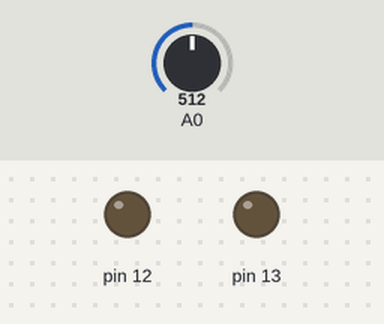
Bench run of a sketch on a simulated Arduino Uno, built with avr-gcc and run on an emulated ATmega328P. Parts: output pins drawn as LEDs (lit = HIGH). The inputs (shaded band) are chosen by the test bench; at power-on: A0 = 512.

Above: at 1.2 s.
1.3 s: A0 set to 720
2.8 s: A0 set to 741
At 3.6 s:
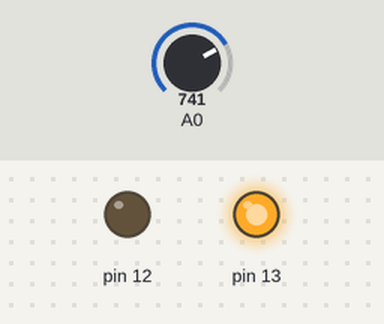
4.3 s: A0 set to 716
At 4.7 s:
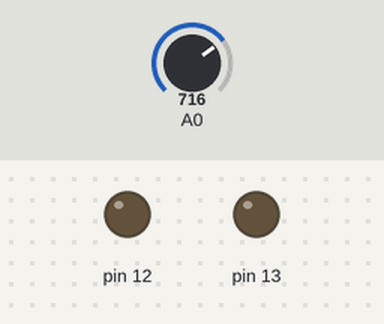
5.8 s: A0 set to 900
At 7.0 s:
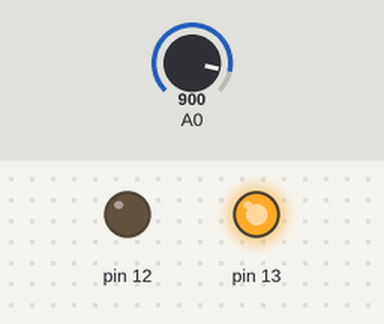
Timing chart, 0 to 8.3 s (numbered marks = the images above; inputs shaded):
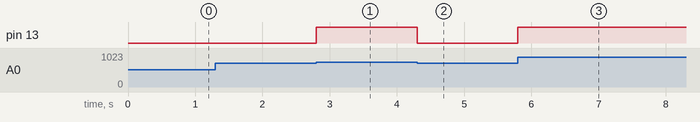

The sketch:

AnalogReadSerial3.ino
```cpp
void setup() {
  pinMode( 12, OUTPUT);
  pinMode( 13, OUTPUT);
  Serial.begin(9600);
}

void loop() {
  // 아날로그 값을 읽는다 - 조정버튼
  int value = analogRead(0);
  // 읽은 값은 0~1023 값이 들어오기 때문에 필요한 값 pwm 0~255로 변환해 준다

  int result = map(value, 0, 1023, 0, 180);     // scale it to use it with the servo (value between 0 and 180)
  analogWrite (13, result);
  analogWrite (12, 0);
}
```

Measured:
- the behaviour switches between 727 and 728 on A0 (found by bisection; images 0 and 1)
- after the input at 1.3 s, every drawn part: stays the same
- after the input at 2.8 s, pin 13: LOW → HIGH at once
- after the input at 4.3 s, pin 13: HIGH → LOW at once
- after the input at 5.8 s, pin 13: LOW → HIGH at once
